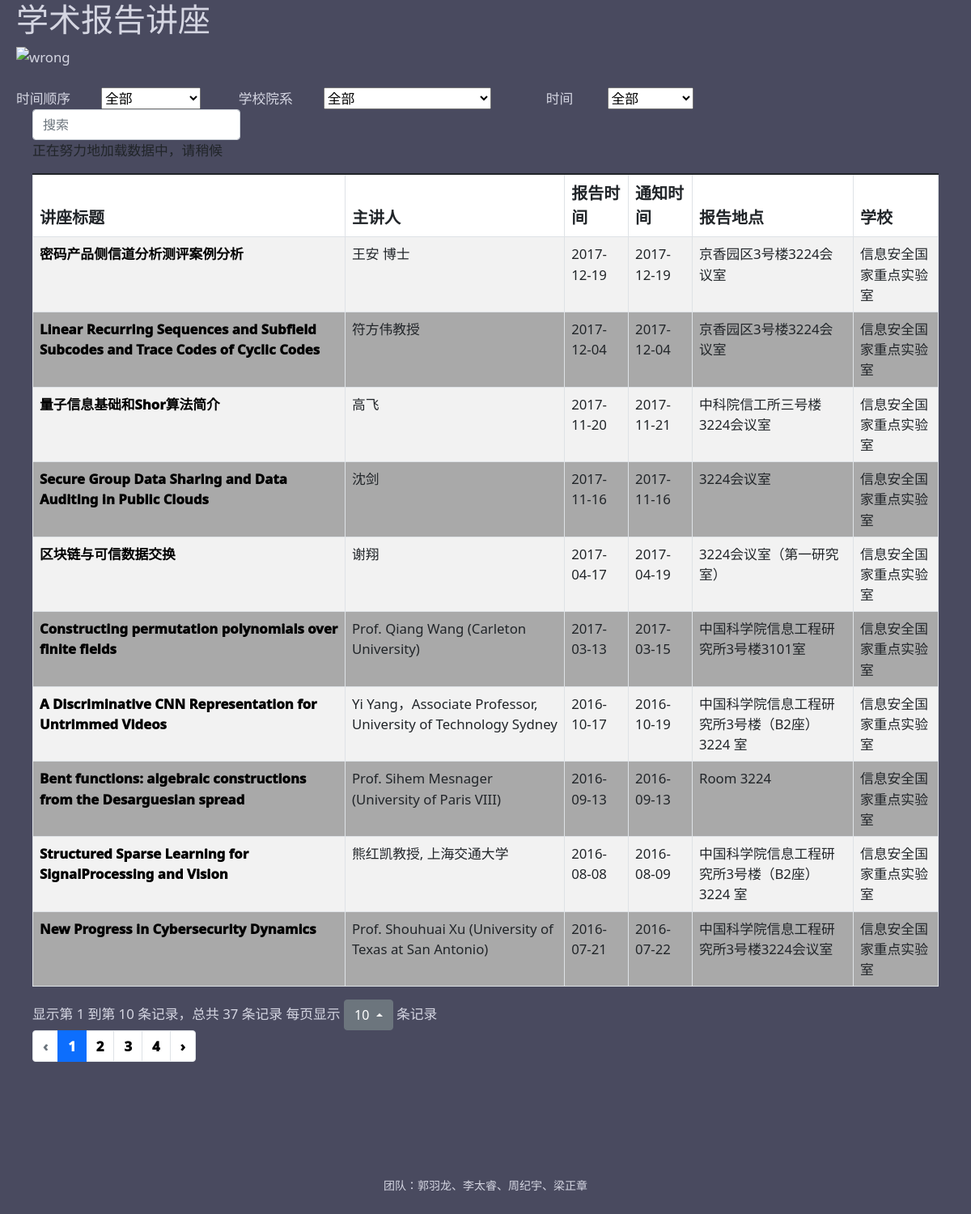
Page /xin on the committed database.
### tables this page shows
CREATE TABLE inf(university text,link text PRIMARY KEY,title text,time text,speaker text,place text, rel_time text);

### app.py (the view)
@app.route('/xin')
def website1_2():  # put application's code here
    sql = '''select *
         from inf
        where inf.university == "��Ϣ��ȫ�����ص�ʵ����"
        order by time desc
        '''
    datalist = use_db(sql)
    return render_template("school2.html", reports=datalist)

### app.py (called while the page is built)
def use_db(sql_order):
    conn = sqlite3.connect('lecture.db')
    datalist = []
    cur = conn.cursor()
    cur.execute(sql_order)
    results = cur.fetchall()
    for row in results:
        datalist.append(row)
    conn.commit()
    conn.close()
    return datalist

### templates/school2.html (shortened to what this page needs)
<!DOCTYPE html>
<html lang="en">
<head>
    <link rel="stylesheet" href="/static/css/style.css">
    <link rel="stylesheet" href="/static/css">
    <link href="https://cdn.jsdelivr.net/npm/bootstrap@5.1.3/dist/css/bootstrap.min.css" rel="stylesheet"
>
    <link rel="stylesheet" href="https://cdn.jsdelivr.net/npm/bootstrap-icons@1.7.2/font/bootstrap-icons.css">
    <link rel="stylesheet" href="https://unpkg.com/bootstrap-table@1.20.2/dist/bootstrap-table.min.css">
    <link rel="stylesheet" href="/static/src/jquery.page.css">
</head>
<body style="margin-left: 20px; margin-right: 20px; ">
<h1 class="content">学术报告讲座</h1>
<div>
    <img
            src="https://www.cs.tsinghua.edu.cn/images/list-banner.png"
            height="120px"
            width="1350"
    alt="wrong"
    />
</div>
<br/>
<span class="kg">时间顺序</span
>&emsp; &emsp;<label>
    <select onchange="window.open(this.options[this.selectedIndex].value)">
        <option value="/">全部</option>
    </select>
</label>
<span class="kg">学校院系</span
>&emsp; &emsp;<label for=""></label><select onchange="window.open(this.options[this.selectedIndex].value)">
    <option value="/" selected>全部</option>
</select>
&emsp; &emsp; &emsp; 时间&emsp; &emsp;
    <select onchange="window.open(this.options[this.selectedIndex].value)">
        <option value="/">全部</option>
    </select>
<div style="margin-left: 20px; margin-right: 20px; ">
<table
        id='table_page'
        class="table-striped"
>
    {% for report in reports %}
        <tr>
            <th><a href="{{ report[1] }}" target="_blank">
                {{ report[2] }} </a></th>
            <th>{{ report[4] }}</th>
            <th>{{ report[6] }}</th>
            <th>{{ report[3] }}</th>
            <th>{{ report[5] }}</th>
            <th >{{ report[0] }}</th>
        </tr>
    {% endfor %}
</table>
</div>
<br><br><br>
<div style="text-align:center;margin:50px 0; font:normal 14px/24px 'MicroSoft YaHei';">
<p>团队：郭羽龙、李太睿、周纪宇、梁正章</p>
</div>
</body>
</html>

### static/css/style.css (style rules this page uses)
tr:nth-child(odd) { background-color: #ffffff; }
tr:nth-child(even) { background-color: rgb(169, 169, 169); }
a { font-weight: 1000; color: #000000; }
a:link { text-decoration: none; color:black; }

### rows in the picture
inf: title "密码产品侧信道分析测评案例分析", speaker "王安 博士", rel_time "2017-12-19", time "2017-12-19", place "京香园区3号楼3224会议室", university "信息安全国家重点实验室"
inf: title "Linear Recurring Sequences and Subfield Subcodes and Trace Codes of Cyclic Codes", speaker "符方伟教授", rel_time "2017-12-04", time "2017-12-04", place "京香园区3号楼3224会议室", university "信息安全国家重点实验室"
inf: title "量子信息基础和Shor算法简介", speaker "高飞", rel_time "2017-11-20", time "2017-11-21", place "中科院信工所三号楼3224会议室", university "信息安全国家重点实验室"
inf: title "Secure Group Data Sharing and Data Auditing in Public Clouds", speaker "沈剑", rel_time "2017-11-16", time "2017-11-16", place "3224会议室", university "信息安全国家重点实验室"
inf: title "区块链与可信数据交换", speaker "谢翔", rel_time "2017-04-17", time "2017-04-19", place "3224会议室（第一研究室）", university "信息安全国家重点实验室"
inf: title "Constructing permutation polynomials over finite fields", speaker "Prof. Qiang Wang (Carleton University)", rel_time "2017-03-13", time "2017-03-15", place "中国科学院信息工程研究所3号楼3101室", university "信息安全国家重点实验室"
inf: title "A Discriminative CNN Representation for Untrimmed Videos", speaker "Yi Yang，Associate Professor, University of Technology Sydney", rel_time "2016-10-17", time "2016-10-19", place "中国科学院信息工程研究所3号楼（B2座）3224 室", university "信息安全国家重点实验室"
inf: title "Bent functions: algebraic constructions from the Desarguesian spread", speaker "Prof. Sihem Mesnager (University of Paris VIII)", rel_time "2016-09-13", time "2016-09-13", place "Room 3224", university "信息安全国家重点实验室"
inf: title "Structured Sparse Learning for SignalProcessing and Vision", speaker "熊红凯教授, 上海交通大学", rel_time "2016-08-08", time "2016-08-09", place "中国科学院信息工程研究所3号楼（B2座）3224 室", university "信息安全国家重点实验室"
inf: title "New Progress in Cybersecurity Dynamics", speaker "Prof. Shouhuai Xu (University of Texas at San Antonio)", rel_time "2016-07-21", time "2016-07-22", place "中国科学院信息工程研究所3号楼3224会议室", university "信息安全国家重点实验室"
